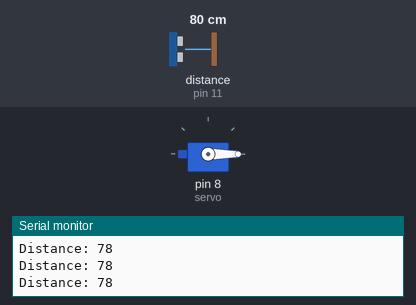
Bench run of a sketch on a simulated Arduino Uno, built with avr-gcc and run on an emulated ATmega328P. On the bench: servo, the last lines printed to the serial monitor. Wiring (inferred from the names in the program): ultrasonic range finder: trigger pin 12; echo pin 11. The test bench sets the inputs (shaded band); at power-on: distance to the obstacle (sensor on pin 11) 80 cm. The echo pulse lasts 58.3 µs per cm.

Above: at 1.2 s.
1.3 s: distance to the obstacle (sensor on pin 11) set to 40 cm
2.8 s: distance to the obstacle (sensor on pin 11) set to 32 cm
At 3.5 s:
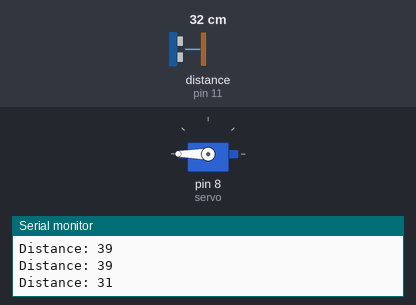
4.3 s: distance to the obstacle (sensor on pin 11) set to 60 cm
At 7.07 s:
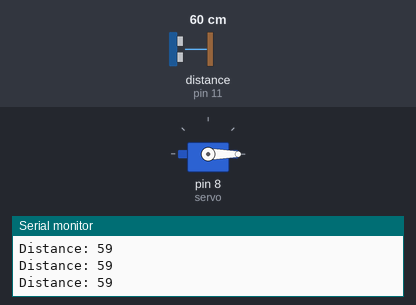
7.3 s: distance to the obstacle (sensor on pin 11) set to 2 cm
At 8.0 s:
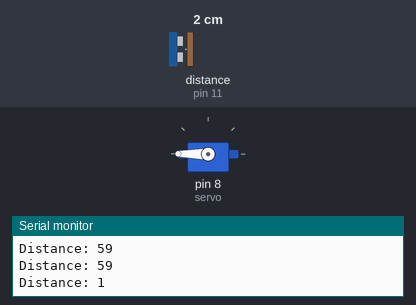
Timing chart, 0 to 9.8 s (numbered marks = the images above; inputs shaded):
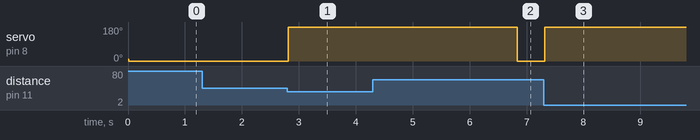

The sketch:

SmartBin.ino
```cpp
#include <Servo.h>

Servo servo;
int angle = 10;

// defines pins numbers
const int trigPin = 12;
const int echoPin = 11;

// defines variables
long duration;
int distance;
void setup() {
  servo.attach(8);
  servo.write(angle);
pinMode(trigPin, OUTPUT); // Sets the trigPin as an Output
pinMode(echoPin, INPUT); // Sets the echoPin as an Input
Serial.begin(9600); // Starts the serial communication
}

void loop() {
// Clears the trigPin
digitalWrite(trigPin, LOW);
delayMicroseconds(2);

// Sets the trigPin on HIGH state for 10 micro seconds
digitalWrite(trigPin, HIGH);
delayMicroseconds(10);
digitalWrite(trigPin, LOW);

// Reads the echoPin, returns the sound wave travel time in microseconds
duration = pulseIn(echoPin, HIGH);
// Calculating the distance
distance= duration*0.034/2;

// DItampilkan ke Serial Monitor
Serial.print("Distance: ");
Serial.println(distance);
delay(10);


if(distance<35)
{
  servo.write(180);
  delay(4000);
}
else
  {
    servo.write(0);
    delay(0);
    }
}
```

Measured:
- the behaviour switches between 36 and 35 cm on distance to the obstacle (sensor on pin 11) (found by bisection; images 0 and 1)
- after the input at 2.8 s, servo on pin 8 (servo): 0° → 180° at once
- after the input at 4.3 s, servo on pin 8 (servo): 180° → 0° after 2.5 s
- after the input at 7.3 s, servo on pin 8 (servo): 0° → 180° at once
